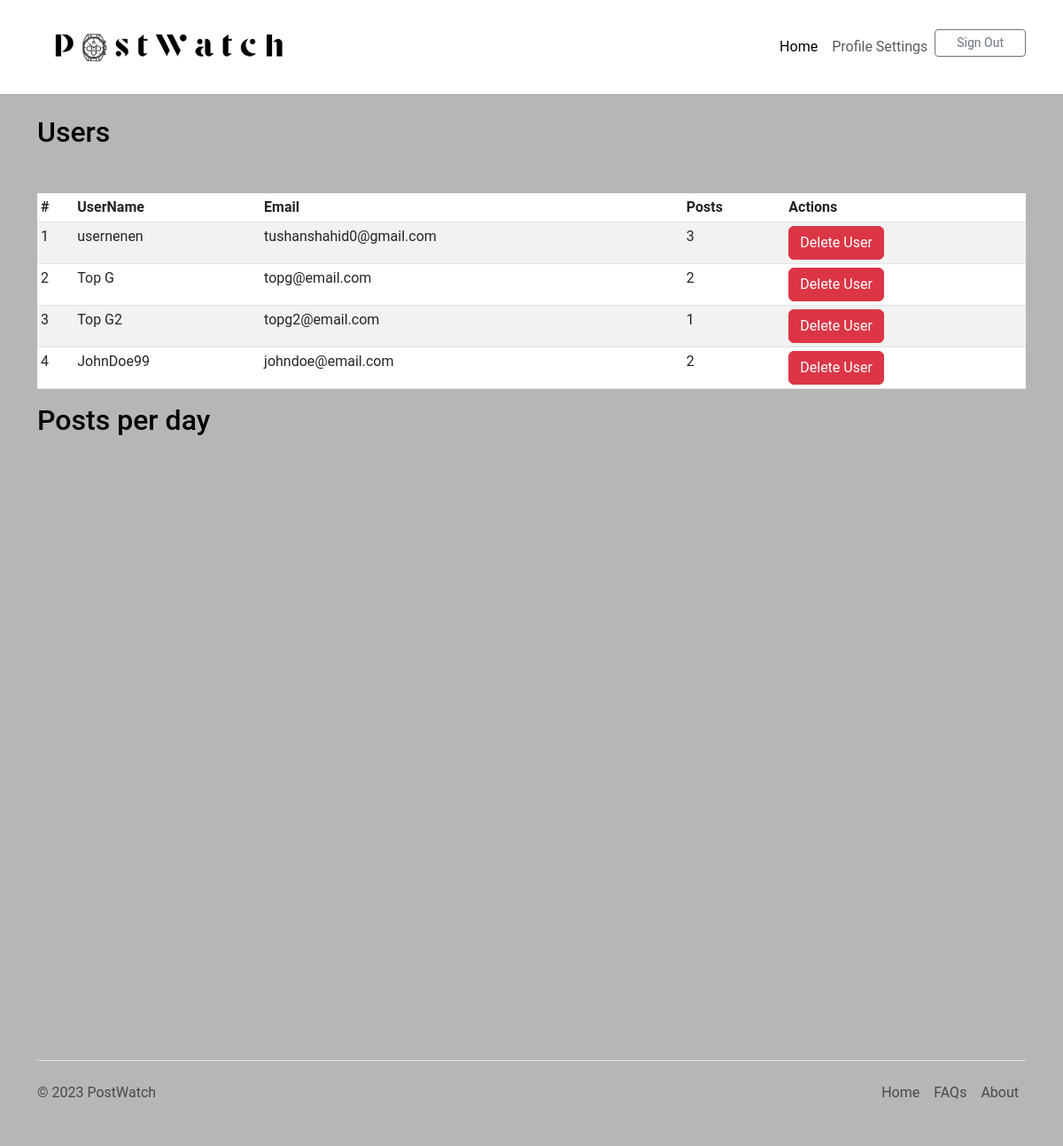
Before: /adminHome.php (signed in) with the older database file.
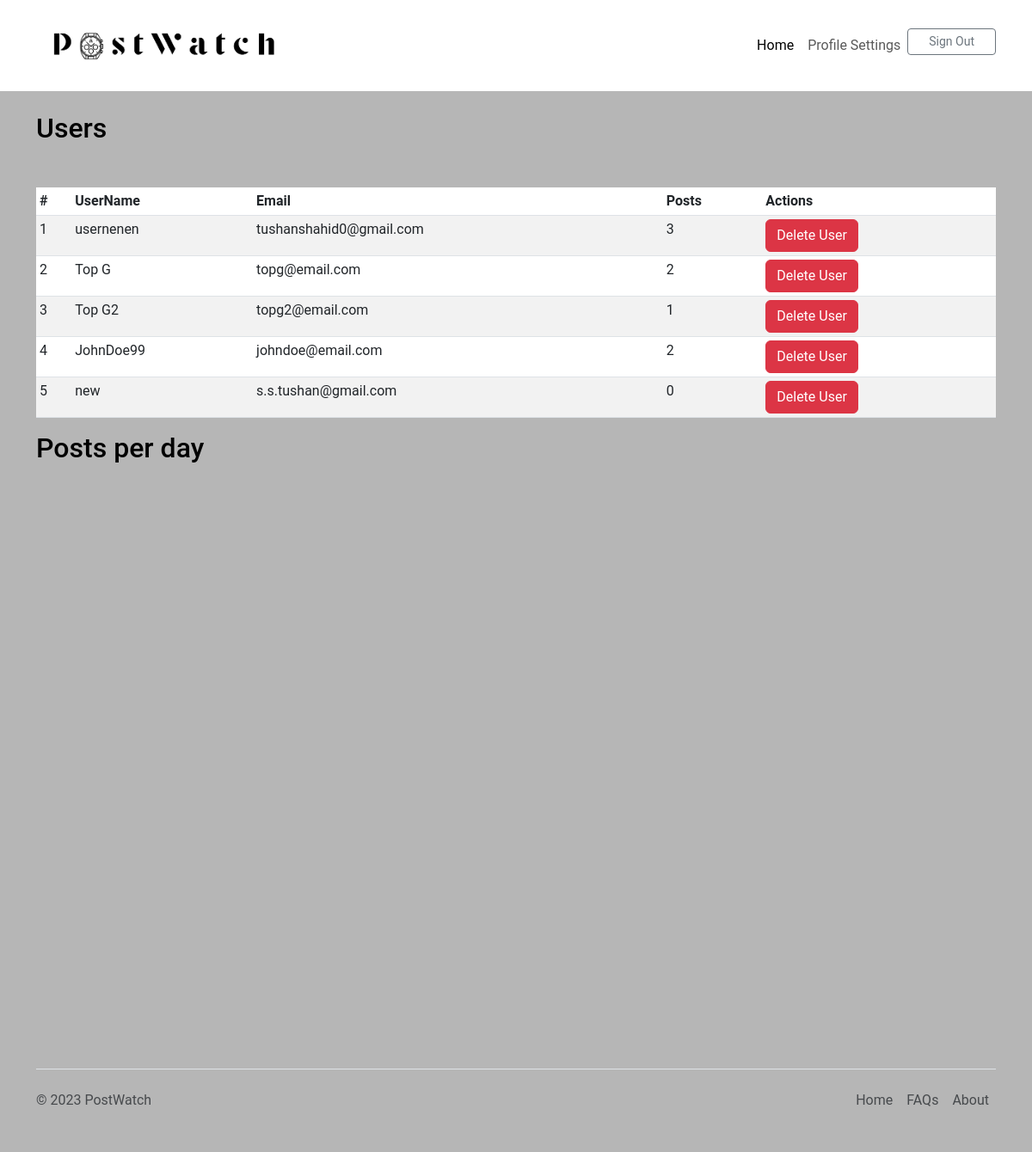
After: the same page with the newer database file.
### tables this page shows
CREATE TABLE `user` (
  `id` int(11) NOT NULL,
  `username` varchar(128) NOT NULL,
  `email` varchar(255) NOT NULL,
  `password_hashed` varchar(255) NOT NULL,
  `profile_pic` blob DEFAULT NULL
);

### adminHome.php (the view, shortened to what this page needs)
<?php
if (!isset($_SESSION['admin_id'])) {
    header("Location: index.php");
    exit;
} elseif (isset($_SESSION["admin_id"])) {
    $mysqli = require __DIR__ . '/database.php';
    $sql = "SELECT user.id, user.username, user.email, COUNT(post.id) AS num_posts
    FROM user
    LEFT JOIN post ON user.id = post.user_id
    GROUP BY user.id, user.username, user.email";
    $result = $mysqli->query($sql);
}
?>
<!DOCTYPE html>
<html lang="en">
<head>
    <link href="https://cdn.jsdelivr.net/npm/bootstrap@5.3.0-alpha1/dist/css/bootstrap.min.css" rel="stylesheet"
>
    <link rel="stylesheet" href="./css/styles.css" />
</head>
<body>
    <nav class="navbar navbar-expand-lg navbar-light bg-white static-top">
        <div class="container">
            <a class="navbar-brand" href="#">
                <img src="./img/logo.png" alt="..." height="80" />
            </a>
            <div class="collapse navbar-collapse" id="navbarSupportedContent">
                <ul class="navbar-nav ms-auto">
                    <li class="nav-item">
                        <a class="nav-link active" aria-current="page" href="#">Home</a>
                    </li>
                    <li class="nav-item">
                        <a class="nav-link" href="">Profile Settings</a>
                    </li>
                    <li class="nav-item">
                        <a href="logout.php" class="btn btn-outline-secondary btn-sm px-4">Sign Out</a>
                    </li>
                </ul>
            </div>
        </div>
    </nav>
    <div class="container mt-4">
        <h2>Users</h2>
        <div class="table-responsive table-container">
            <table class="table table-striped table-sm">
                <thead>
                    <tr>
                        <th scope="col">#</th>
                        <th scope="col">UserName</th>
                        <th scope="col">Email</th>
                        <th scope="col">Posts</th>
                        <th scope="col">Actions</th>
                    </tr>
                </thead>
                <tbody>
                    <?php
                    if ($result->num_rows > 0) {
                        $count = 1;
                        while ($row = $result->fetch_assoc()) {
                            echo "<tr>";
                            echo "<td>" . $count . "</td>";
                            echo "<td>" . $row['username'] . "</td>";
                            echo "<td>" . $row['email'] . "</td>";
                            echo "<td>" . $row['num_posts'] . "</td>";
                            echo "<td>
  <form action='delete_user.php' method='POST' onsubmit='return confirm(\"Are you sure you want to delete this user? User posts and comments will be deleted too!\");'>
    <input type='hidden' name='userid' value='" . $row['id'] . "'>
    <button type='submit' class='btn btn-danger'>Delete User</button>
  </form>
</td>";
                            echo "</tr>";
                            $count++;
                        }
                    } else {
                        echo "<tr><td colspan='5'>No users found.</td></tr>";
                    }
                    ?>
                </tbody>
            </table>
            <div>
                <h2>Posts per day</h2>
            </div>
            <div class="chart-container">
                <div id="chart_div"></div>
            </div>
        </div>
    </div>
</body>
<div class="container">
    <footer class="d-flex flex-wrap justify-content-between align-items-center py-3 my-4 border-top">
        <p class="col-md-4 mb-0 text-muted">&copy; 2023 PostWatch</p>
        <ul class="nav col-md-4 justify-content-end">
            <li class="nav-item">
                <a href="#" class="nav-link px-2 text-muted">Home</a>
            </li>
            <li class="nav-item">
                <a href="#" class="nav-link px-2 text-muted">FAQs</a>
            </li>
            <li class="nav-item">
                <a href="#" class="nav-link px-2 text-muted">About</a>
            </li>
        </ul>
    </footer>
</html>

Changed rows visible on the page:
added user: username "new", email "s.s.tushan@gmail.com", num_posts "0"
